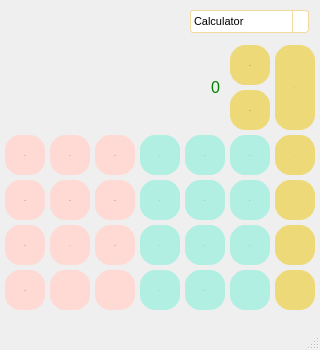
 <widget class="QMainWindow" name="MainWindow">
  <property name="geometry">
   <rect>
    <x>0</x>
    <y>0</y>
    <width>320</width>
    <height>350</height>
   </rect>
  </property>
  <property name="minimumSize">
   <size>
    <width>320</width>
    <height>350</height>
   </size>
  </property>
  <property name="maximumSize">
   <size>
    <width>320</width>
    <height>370</height>
   </size>
  </property>
  <property name="font">
   <font>
    <pointsize>8</pointsize>
    <bold>false</bold>
   </font>
  </property>
  <property name="cursor">
   <cursorShape>ArrowCursor</cursorShape>
  </property>
  <property name="windowTitle">
   <string>MainWindow</string>
  </property>
  <widget class="QWidget" name="centralwidget">
   <widget class="QPushButton" name="pushButton_dot">
    <property name="geometry">
     <rect>
      <x>230</x>
      <y>270</y>
      <width>40</width>
      <height>40</height>
     </rect>
    </property>
    <property name="font">
     <font>
      <family>Helvetica sans-serif</family>
      <pointsize>-1</pointsize>
      <italic>false</italic>
      <bold>true</bold>
      <stylestrategy>PreferDefault</stylestrategy>
     </font>
    </property>
    <property name="styleSheet">
     <string notr="true">QPushButton {
    background: #b0efe2;
    border: 1px solid #b0efe2;
    border-radius: 15px;
    font: 12px &quot;Helvetica&quot; sans-serif;
    font-weight: 700;
    color: #5b7e79;
}

QPushButton:hover {
    background: #c4eef1;
    border: 1px solid #c4eef1;
}

QPushButton:pressed {
    background: #a1cbc2;
    border: 1px solid #a1cbc2;
    color: #c4eef1;
}</string>
    </property>
    <property name="text">
     <string>.</string>
    </property>
   </widget>
   <widget class="QPushButton" name="pushButton_zero">
    <property name="geometry">
     <rect>
      <x>185</x>
      <y>270</y>
      <width>40</width>
      <height>40</height>
     </rect>
    </property>
    <property name="font">
     <font>
      <family>Helvetica sans-serif</family>
      <pointsize>-1</pointsize>
      <italic>false</italic>
      <bold>true</bold>
      <stylestrategy>PreferDefault</stylestrategy>
     </font>
    </property>
    <property name="styleSheet">
     <string notr="true">QPushButton {
    background: #b0efe2;
    border: 1px solid #b0efe2;
    border-radius: 15px;
    font: 12px &quot;Helvetica&quot; sans-serif;
    font-weight: 700;
    color: #5b7e79;
}

QPushButton:hover {
    background: #c4eef1;
    border: 1px solid #c4eef1;
}

QPushButton:pressed {
    background: #a1cbc2;
    border: 1px solid #a1cbc2;
    color: #c4eef1;
}</string>
    </property>
    <property name="text">
     <string>0</string>
    </property>
   </widget>
   <widget class="QPushButton" name="pushButton_two">
    <property name="geometry">
     <rect>
      <x>185</x>
      <y>225</y>
      <width>40</width>
      <height>40</height>
     </rect>
    </property>
    <property name="font">
     <font>
      <family>Helvetica sans-serif</family>
      <pointsize>-1</pointsize>
      <italic>false</italic>
      <bold>true</bold>
      <stylestrategy>PreferDefault</stylestrategy>
     </font>
    </property>
    <property name="styleSheet">
     <string notr="true">QPushButton {
    background: #b0efe2;
    border: 1px solid #b0efe2;
    border-radius: 15px;
    font: 12px &quot;Helvetica&quot; sans-serif;
    font-weight: 700;
    color: #5b7e79;
}

QPushButton:hover {
    background: #c4eef1;
    border: 1px solid #c4eef1;
}

QPushButton:pressed {
    background: #a1cbc2;
    border: 1px solid #a1cbc2;
    color: #c4eef1;
}</string>
    </property>
    <property name="text">
     <string>2</string>
    </property>
   </widget>
   <widget class="QPushButton" name="pushButton_one">
    <property name="geometry">
     <rect>
      <x>140</x>
      <y>225</y>
      <width>40</width>
      <height>40</height>
     </rect>
    </property>
    <property name="font">
     <font>
      <family>Helvetica sans-serif</family>
      <pointsize>-1</pointsize>
      <italic>false</italic>
      <bold>true</bold>
      <stylestrategy>PreferDefault</stylestrategy>
     </font>
    </property>
    <property name="styleSheet">
     <string notr="true">QPushButton {
    background: #b0efe2;
    border: 1px solid #b0efe2;
    border-radius: 15px;
    font: 12px &quot;Helvetica&quot; sans-serif;
    font-weight: 700;
    color: #5b7e79;
}

QPushButton:hover {
    background: #c4eef1;
    border: 1px solid #c4eef1;
}

QPushButton:pressed {
    background: #a1cbc2;
    border: 1px solid #a1cbc2;
    color: #c4eef1;
}</string>
    </property>
    <property name="text">
     <string>1</string>
    </property>
   </widget>
   <widget class="QPushButton" name="pushButton_five">
    <property name="geometry">
     <rect>
      <x>185</x>
      <y>180</y>
      <width>40</width>
      <height>40</height>
     </rect>
    </property>
    <property name="font">
     <font>
      <family>Helvetica sans-serif</family>
      <pointsize>-1</pointsize>
      <italic>false</italic>
      <bold>true</bold>
      <stylestrategy>PreferDefault</stylestrategy>
     </font>
    </property>
    <property name="styleSheet">
     <string notr="true">QPushButton {
    background: #b0efe2;
    border: 1px solid #b0efe2;
    border-radius: 15px;
    font: 12px &quot;Helvetica&quot; sans-serif;
    font-weight: 700;
    color: #5b7e79;
}

QPushButton:hover {
    background: #c4eef1;
    border: 1px solid #c4eef1;
}

QPushButton:pressed {
    background: #a1cbc2;
    border: 1px solid #a1cbc2;
    color: #c4eef1;
}</string>
    </property>
    <property name="text">
     <string>5</string>
    </property>
   </widget>
   <widget class="QPushButton" name="pushButton_four">
    <property name="geometry">
     <rect>
      <x>140</x>
      <y>180</y>
      <width>40</width>
      <height>40</height>
     </rect>
    </property>
    <property name="font">
     <font>
      <family>Helvetica sans-serif</family>
      <pointsize>-1</pointsize>
      <italic>false</italic>
      <bold>true</bold>
      <stylestrategy>PreferDefault</stylestrategy>
     </font>
    </property>
    <property name="styleSheet">
     <string notr="true">QPushButton {
    background: #b0efe2;
    border: 1px solid #b0efe2;
    border-radius: 15px;
    font: 12px &quot;Helvetica&quot; sans-serif;
    font-weight: 700;
    color: #5b7e79;
}

QPushButton:hover {
    background: #c4eef1;
    border: 1px solid #c4eef1;
}

QPushButton:pressed {
    background: #a1cbc2;
    border: 1px solid #a1cbc2;
    color: #c4eef1;
}</string>
    </property>
    <property name="text">
     <string>4</string>
    </property>
   </widget>
   <widget class="QPushButton" name="pushButton_plus">
    <property name="geometry">
     <rect>
      <x>275</x>
      <y>135</y>
      <width>40</width>
      <height>40</height>
     </rect>
    </property>
    <property name="font">
     <font>
      <family>Helvetica sans-serif</family>
      <pointsize>-1</pointsize>
      <italic>false</italic>
      <bold>true</bold>
      <stylestrategy>PreferDefault</stylestrategy>
     </font>
    </property>
    <property name="styleSheet">
     <string notr="true">QPushButton {
    background: #eed979;
    border: 1px solid #eed979;
    border-radius: 15px;
    font: 12px &quot;Helvetica&quot; sans-serif;
    font-weight: 700;
    color: #837436;
}

QPushButton:hover {
    background: #f1dba1;
    border: 1px solid #f1dba1;
}

QPushButton:pressed {
    background: #c1a05c;
    border: 1px solid #c1a05c;
    color: #f1dba1;
}</string>
    </property>
    <property name="text">
     <string>+</string>
    </property>
   </widget>
   <widget class="QPushButton" name="pushButton_six">
    <property name="geometry">
     <rect>
      <x>230</x>
      <y>180</y>
      <width>40</width>
      <height>40</height>
     </rect>
    </property>
    <property name="font">
     <font>
      <family>Helvetica sans-serif</family>
      <pointsize>-1</pointsize>
      <italic>false</italic>
      <bold>true</bold>
      <stylestrategy>PreferDefault</stylestrategy>
     </font>
    </property>
    <property name="styleSheet">
     <string notr="true">QPushButton {
    background: #b0efe2;
    border: 1px solid #b0efe2;
    border-radius: 15px;
    font: 12px &quot;Helvetica&quot; sans-serif;
    font-weight: 700;
    color: #5b7e79;
}

QPushButton:hover {
    background: #c4eef1;
    border: 1px solid #c4eef1;
}

QPushButton:pressed {
    background: #a1cbc2;
    border: 1px solid #a1cbc2;
    color: #c4eef1;
}</string>
    </property>
    <property name="text">
     <string>6</string>
    </property>
   </widget>
   <widget class="QPushButton" name="pushButton_minus">
    <property name="geometry">
     <rect>
      <x>275</x>
      <y>180</y>
      <width>40</width>
      <height>40</height>
     </rect>
    </property>
    <property name="font">
     <font>
      <family>Helvetica sans-serif</family>
      <pointsize>-1</pointsize>
      <italic>false</italic>
      <bold>true</bold>
      <stylestrategy>PreferDefault</stylestrategy>
     </font>
    </property>
    <property name="styleSheet">
     <string notr="true">QPushButton {
    background: #eed979;
    border: 1px solid #eed979;
    border-radius: 15px;
    font: 12px &quot;Helvetica&quot; sans-serif;
    font-weight: 700;
    color: #837436;
}

QPushButton:hover {
    background: #f1dba1;
    border: 1px solid #f1dba1;
}

QPushButton:pressed {
    background: #c1a05c;
    border: 1px solid #c1a05c;
    color: #f1dba1;
}</string>
    </property>
    <property name="text">
     <string>-</string>
    </property>
   </widget>
   <widget class="QPushButton" name="pushButton_three">
    <property name="geometry">
     <rect>
      <x>230</x>
      <y>225</y>
      <width>40</width>
      <height>40</height>
     </rect>
    </property>
    <property name="font">
     <font>
      <family>Helvetica sans-serif</family>
      <pointsize>-1</pointsize>
      <italic>false</italic>
      <bold>true</bold>
      <stylestrategy>PreferDefault</stylestrategy>
     </font>
    </property>
    <property name="styleSheet">
     <string notr="true">QPushButton {
    background: #b0efe2;
    border: 1px solid #b0efe2;
    border-radius: 15px;
    font: 12px &quot;Helvetica&quot; sans-serif;
    font-weight: 700;
    color: #5b7e79;
}

QPushButton:hover {
    background: #c4eef1;
    border: 1px solid #c4eef1;
}

QPushButton:pressed {
    background: #a1cbc2;
    border: 1px solid #a1cbc2;
    color: #c4eef1;
}</string>
    </property>
    <property name="text">
     <string>3</string>
    </property>
   </widget>
   <widget class="QPushButton" name="pushButton_equal">
    <property name="geometry">
     <rect>
      <x>275</x>
      <y>45</y>
      <width>40</width>
      <height>85</height>
     </rect>
    </property>
    <property name="font">
     <font>
      <family>Helvetica sans-serif</family>
      <pointsize>-1</pointsize>
      <italic>false</italic>
      <bold>true</bold>
      <stylestrategy>PreferDefault</stylestrategy>
     </font>
    </property>
    <property name="styleSheet">
     <string notr="true">QPushButton {
    background: #eed979;
    border: 1px solid #eed979;
    border-radius: 15px;
    font: 12px &quot;Helvetica&quot; sans-serif;
    font-weight: 700;
    color: #837436;
}

QPushButton:hover {
    background: #f1dba1;
    border: 1px solid #f1dba1;
}

QPushButton:pressed {
    background: #c1a05c;
    border: 1px solid #c1a05c;
    color: #f1dba1;
}</string>
    </property>
    <property name="text">
     <string>=</string>
    </property>
   </widget>
   <widget class="QPushButton" name="pushButton_eight">
    <property name="geometry">
     <rect>
      <x>185</x>
      <y>135</y>
      <width>40</width>
      <height>40</height>
     </rect>
    </property>
    <property name="font">
     <font>
      <family>Helvetica sans-serif</family>
      <pointsize>-1</pointsize>
      <italic>false</italic>
      <bold>true</bold>
      <stylestrategy>PreferDefault</stylestrategy>
     </font>
    </property>
    <property name="styleSheet">
     <string notr="true">QPushButton {
    background: #b0efe2;
    border: 1px solid #b0efe2;
    border-radius: 15px;
    font: 12px &quot;Helvetica&quot; sans-serif;
    font-weight: 700;
    color: #5b7e79;
}

QPushButton:hover {
    background: #c4eef1;
    border: 1px solid #c4eef1;
}

QPushButton:pressed {
    background: #a1cbc2;
    border: 1px solid #a1cbc2;
    color: #c4eef1;
}</string>
    </property>
    <property name="text">
     <string>8</string>
    </property>
   </widget>
   <widget class="QPushButton" name="pushButton_seven">
    <property name="geometry">
     <rect>
      <x>140</x>
      <y>135</y>
      <width>40</width>
      <height>40</height>
     </rect>
    </property>
    <property name="font">
     <font>
      <family>Helvetica sans-serif</family>
      <pointsize>-1</pointsize>
      <italic>false</italic>
      <bold>true</bold>
      <stylestrategy>PreferDefault</stylestrategy>
     </font>
    </property>
    <property name="styleSheet">
     <string notr="true">QPushButton {
    background: #b0efe2;
    border: 1px solid #b0efe2;
    border-radius: 15px;
    font: 12px &quot;Helvetica&quot; sans-serif;
    font-weight: 700;
    color: #5b7e79;
}

QPushButton:hover {
    background: #c4eef1;
    border: 1px solid #c4eef1;
}

QPushButton:pressed {
    background: #a1cbc2;
    border: 1px solid #a1cbc2;
    color: #c4eef1;
}</string>
    </property>
    <property name="text">
     <string>7</string>
    </property>
   </widget>
   <widget class="QPushButton" name="pushButton_nine">
    <property name="geometry">
     <rect>
      <x>230</x>
      <y>135</y>
      <width>40</width>
      <height>40</height>
     </rect>
    </property>
    <property name="font">
     <font>
      <family>Helvetica sans-serif</family>
      <pointsize>-1</pointsize>
      <italic>false</italic>
      <bold>true</bold>
      <stylestrategy>PreferDefault</stylestrategy>
     </font>
    </property>
    <property name="styleSheet">
     <string notr="true">QPushButton {
    background: #b0efe2;
    border: 1px solid #b0efe2;
    border-radius: 15px;
    font: 12px &quot;Helvetica&quot; sans-serif;
    font-weight: 700;
    color: #5b7e79;
}

QPushButton:hover {
    background: #c4eef1;
    border: 1px solid #c4eef1;
}

QPushButton:pressed {
    background: #a1cbc2;
    border: 1px solid #a1cbc2;
    color: #c4eef1;
}</string>
    </property>
    <property name="text">
     <string>9</string>
    </property>
   </widget>
   <widget class="QPushButton" name="pushButton_log">
    <property name="geometry">
     <rect>
      <x>95</x>
      <y>225</y>
      <width>40</width>
      <height>40</height>
     </rect>
    </property>
    <property name="font">
     <font>
      <family>Helvetica sans-serif</family>
      <pointsize>-1</pointsize>
      <italic>false</italic>
      <bold>true</bold>
      <stylestrategy>PreferDefault</stylestrategy>
     </font>
    </property>
    <property name="styleSheet">
     <string notr="true">QPushButton {
    background: #ffd9d3;
    border: 1px solid #ffd9d3;
    border-radius: 15px;
    font: 12px &quot;Helvetica&quot; sans-serif;
    font-weight: 700;
    color: #b6908e;
}

QPushButton:hover {
    background: #facdc2;
    border: 1px solid #facdc2;
}

QPushButton:pressed {
    background: #f5b6bc;
    border: 1px solid #f5b6bc;
    color: #facdc2;
}</string>
    </property>
    <property name="text">
     <string>log</string>
    </property>
   </widget>
   <widget class="QPushButton" name="pushButton_atan">
    <property name="geometry">
     <rect>
      <x>95</x>
      <y>180</y>
      <width>40</width>
      <height>40</height>
     </rect>
    </property>
    <property name="font">
     <font>
      <family>Helvetica sans-serif</family>
      <pointsize>-1</pointsize>
      <italic>false</italic>
      <bold>true</bold>
      <stylestrategy>PreferDefault</stylestrategy>
     </font>
    </property>
    <property name="styleSheet">
     <string notr="true">QPushButton {
    background: #ffd9d3;
    border: 1px solid #ffd9d3;
    border-radius: 15px;
    font: 12px &quot;Helvetica&quot; sans-serif;
    font-weight: 700;
    color: #b6908e;
}

QPushButton:hover {
    background: #facdc2;
    border: 1px solid #facdc2;
}

QPushButton:pressed {
    background: #f5b6bc;
    border: 1px solid #f5b6bc;
    color: #facdc2;
}</string>
    </property>
    <property name="text">
     <string>atan</string>
    </property>
   </widget>
   <widget class="QPushButton" name="pushButton_tan">
    <property name="geometry">
     <rect>
      <x>95</x>
      <y>135</y>
      <width>40</width>
      <height>40</height>
     </rect>
    </property>
    <property name="font">
     <font>
      <family>Helvetica sans-serif</family>
      <pointsize>-1</pointsize>
      <italic>false</italic>
      <bold>true</bold>
      <stylestrategy>PreferDefault</stylestrategy>
     </font>
    </property>
    <property name="styleSheet">
     <string notr="true">QPushButton {
    background: #ffd9d3;
    border: 1px solid #ffd9d3;
    border-radius: 15px;
    font: 12px &quot;Helvetica&quot; sans-serif;
    font-weight: 700;
    color: #b6908e;
}

QPushButton:hover {
    background: #facdc2;
    border: 1px solid #facdc2;
}

QPushButton:pressed {
    background: #f5b6bc;
    border: 1px solid #f5b6bc;
    color: #facdc2;
}</string>
    </property>
    <property name="text">
     <string>tan</string>
    </property>
   </widget>
   <widget class="QPushButton" name="pushButton_all_clear">
    <property name="geometry">
     <rect>
      <x>230</x>
      <y>90</y>
      <width>40</width>
      <height>40</height>
     </rect>
    </property>
    <property name="font">
     <font>
      <family>Helvetica sans-serif</family>
      <pointsize>-1</pointsize>
      <italic>false</italic>
      <bold>true</bold>
      <stylestrategy>PreferDefault</stylestrategy>
     </font>
    </property>
    <property name="styleSheet">
     <string notr="true">QPushButton {
    background: #eed979;
    border: 1px solid #eed979;
    border-radius: 15px;
    font: 12px &quot;Helvetica&quot; sans-serif;
    font-weight: 700;
    color: #837436;
}

QPushButton:hover {
    background: #f1dba1;
    border: 1px solid #f1dba1;
}

QPushButton:pressed {
    background: #c1a05c;
    border: 1px solid #c1a05c;
    color: #f1dba1;
}</string>
    </property>
    <property name="text">
     <string>AC</string>
    </property>
   </widget>
   <widget class="QPushButton" name="pushButton_mult">
    <property name="geometry">
     <rect>
      <x>275</x>
      <y>225</y>
      <width>40</width>
      <height>40</height>
     </rect>
    </property>
    <property name="font">
     <font>
      <family>Helvetica sans-serif</family>
      <pointsize>-1</pointsize>
      <italic>false</italic>
      <bold>true</bold>
      <stylestrategy>PreferDefault</stylestrategy>
     </font>
    </property>
    <property name="styleSheet">
     <string notr="true">QPushButton {
    background: #eed979;
    border: 1px solid #eed979;
    border-radius: 15px;
    font: 12px &quot;Helvetica&quot; sans-serif;
    font-weight: 700;
    color: #837436;
}

QPushButton:hover {
    background: #f1dba1;
    border: 1px solid #f1dba1;
}

QPushButton:pressed {
    background: #c1a05c;
    border: 1px solid #c1a05c;
    color: #f1dba1;
}</string>
    </property>
    <property name="text">
     <string>×</string>
    </property>
   </widget>
   <widget class="QPushButton" name="pushButton_div">
    <property name="geometry">
     <rect>
      <x>275</x>
      <y>270</y>
      <width>40</width>
      <height>40</height>
     </rect>
    </property>
    <property name="font">
     <font>
      <family>Helvetica sans-serif</family>
      <pointsize>-1</pointsize>
      <italic>false</italic>
      <bold>true</bold>
      <stylestrategy>PreferDefault</stylestrategy>
     </font>
    </property>
    <property name="styleSheet">
     <string notr="true">QPushButton {
    background: #eed979;
    border: 1px solid #eed979;
    border-radius: 15px;
    font: 12px &quot;Helvetica&quot; sans-serif;
    font-weight: 700;
    color: #837436;
}

QPushButton:hover {
    background: #f1dba1;
    border: 1px solid #f1dba1;
}

QPushButton:pressed {
    background: #c1a05c;
    border: 1px solid #c1a05c;
    color: #f1dba1;
}</string>
    </property>
    <property name="text">
     <string>÷</string>
    </property>
   </widget>
   <widget class="QPushButton" name="pushButton_power">
    <property name="geometry">
     <rect>
      <x>140</x>
      <y>270</y>
      <width>40</width>
      <height>40</height>
     </rect>
    </property>
    <property name="font">
     <font>
      <family>Helvetica sans-serif</family>
      <pointsize>-1</pointsize>
      <italic>false</italic>
      <bold>true</bold>
      <stylestrategy>PreferDefault</stylestrategy>
     </font>
    </property>
    <property name="styleSheet">
     <string notr="true">QPushButton {
    background: #b0efe2;
    border: 1px solid #b0efe2;
    border-radius: 15px;
    font: 12px &quot;Helvetica&quot; sans-serif;
    font-weight: 700;
    color: #5b7e79;
}

QPushButton:hover {
    background: #c4eef1;
    border: 1px solid #c4eef1;
}

QPushButton:pressed {
    background: #a1cbc2;
    border: 1px solid #a1cbc2;
    color: #c4eef1;
}</string>
    </property>
    <property name="text">
     <string>^</string>
    </property>
   </widget>
   <widget class="QPushButton" name="pushButton_mod">
    <property name="geometry">
     <rect>
      <x>5</x>
      <y>270</y>
      <width>40</width>
      <height>40</height>
     </rect>
    </property>
    <property name="font">
     <font>
      <family>Helvetica sans-serif</family>
      <pointsize>-1</pointsize>
      <italic>false</italic>
      <bold>true</bold>
      <stylestrategy>PreferDefault</stylestrategy>
     </font>
    </property>
    <property name="styleSheet">
     <string notr="true">QPushButton {
    background: #ffd9d3;
    border: 1px solid #ffd9d3;
    border-radius: 15px;
    font: 12px &quot;Helvetica&quot; sans-serif;
    font-weight: 700;
    color: #b6908e;
}

QPushButton:hover {
    background: #facdc2;
    border: 1px solid #facdc2;
}

QPushButton:pressed {
    background: #f5b6bc;
    border: 1px solid #f5b6bc;
    color: #facdc2;
}</string>
    </property>
    <property name="text">
     <string>mod</string>
    </property>
   </widget>
   <widget class="QPushButton" name="pushButton_close_brace">
    <property name="geometry">
     <rect>
      <x>95</x>
      <y>270</y>
      <width>40</width>
      <height>40</height>
     </rect>
    </property>
    <property name="font">
     <font>
      <family>Helvetica sans-serif</family>
      <pointsize>-1</pointsize>
      <italic>false</italic>
      <bold>true</bold>
      <stylestrategy>PreferDefault</stylestrategy>
     </font>
    </property>
    <property name="styleSheet">
     <string notr="true">QPushButton {
    background: #ffd9d3;
    border: 1px solid #ffd9d3;
    border-radius: 15px;
    font: 12px &quot;Helvetica&quot; sans-serif;
    font-weight: 700;
    color: #b6908e;
}

QPushButton:hover {
    background: #facdc2;
    border: 1px solid #facdc2;
}

QPushButton:pressed {
    background: #f5b6bc;
    border: 1px solid #f5b6bc;
    color: #facdc2;
}</string>
    </property>
    <property name="text">
     <string>)</string>
    </property>
   </widget>
   <widget class="QPushButton" name="pushButton_open_brace">
    <property name="geometry">
     <rect>
      <x>50</x>
      <y>270</y>
      <width>40</width>
      <height>40</height>
     </rect>
    </property>
    <property name="font">
     <font>
      <family>Helvetica sans-serif</family>
      <pointsize>-1</pointsize>
      <italic>false</italic>
      <bold>true</bold>
      <stylestrategy>PreferDefault</stylestrategy>
     </font>
    </property>
    <property name="styleSheet">
     <string notr="true">QPushButton {
    background: #ffd9d3;
    border: 1px solid #ffd9d3;
    border-radius: 15px;
    font: 12px &quot;Helvetica&quot; sans-serif;
    font-weight: 700;
    color: #b6908e;
}

QPushButton:hover {
    background: #facdc2;
    border: 1px solid #facdc2;
}

QPushButton:pressed {
    background: #f5b6bc;
    border: 1px solid #f5b6bc;
    color: #facdc2;
}</string>
    </property>
    <property name="text">
     <string>(</string>
    </property>
   </widget>
   <widget class="QPushButton" name="pushButton_acos">
    <property name="geometry">
     <rect>
      <x>5</x>
      <y>180</y>
      <width>40</width>
      <height>40</height>
     </rect>
    </property>
    <property name="font">
     <font>
      <family>Helvetica sans-serif</family>
      <pointsize>-1</pointsize>
      <italic>false</italic>
      <bold>true</bold>
      <stylestrategy>PreferDefault</stylestrategy>
     </font>
    </property>
    <property name="styleSheet">
     <string notr="true">QPushButton {
    background: #ffd9d3;
    border: 1px solid #ffd9d3;
    border-radius: 15px;
    font: 12px &quot;Helvetica&quot; sans-serif;
    font-weight: 700;
    color: #b6908e;
}

QPushButton:hover {
    background: #facdc2;
    border: 1px solid #facdc2;
}

QPushButton:pressed {
    background: #f5b6bc;
    border: 1px solid #f5b6bc;
    color: #facdc2;
}</string>
    </property>
    <property name="text">
     <string>acos</string>
    </property>
   </widget>
   <widget class="QPushButton" name="pushButton_cos">
    <property name="geometry">
     <rect>
      <x>5</x>
      <y>135</y>
      <width>40</width>
      <height>40</height>
     </rect>
    </property>
    <property name="font">
     <font>
      <family>Helvetica sans-serif</family>
      <pointsize>-1</pointsize>
      <italic>false</italic>
      <bold>true</bold>
      <stylestrategy>PreferDefault</stylestrategy>
     </font>
    </property>
    <property name="styleSheet">
     <string notr="true">QPushButton {
    background: #ffd9d3;
    border: 1px solid #ffd9d3;
    border-radius: 15px;
    font: 12px &quot;Helvetica&quot; sans-serif;
    font-weight: 700;
    color: #b6908e;
}

QPushButton:hover {
    background: #facdc2;
    border: 1px solid #facdc2;
}

QPushButton:pressed {
    background: #f5b6bc;
    border: 1px solid #f5b6bc;
    color: #facdc2;
}</string>
    </property>
    <property name="text">
     <string>cos</string>
    </property>
   </widget>
   <widget class="QPushButton" name="pushButton_sqrt">
    <property name="geometry">
     <rect>
      <x>5</x>
      <y>225</y>
      <width>40</width>
      <height>40</height>
     </rect>
    </property>
    <property name="font">
     <font>
      <family>Helvetica sans-serif</family>
      <pointsize>-1</pointsize>
      <italic>false</italic>
      <bold>true</bold>
      <stylestrategy>PreferDefault</stylestrategy>
     </font>
    </property>
    <property name="styleSheet">
     <string notr="true">QPushButton {
    background: #ffd9d3;
    border: 1px solid #ffd9d3;
    border-radius: 15px;
    font: 12px &quot;Helvetica&quot; sans-serif;
    font-weight: 700;
    color: #b6908e;
}

QPushButton:hover {
    background: #facdc2;
    border: 1px solid #facdc2;
}

QPushButton:pressed {
    background: #f5b6bc;
    border: 1px solid #f5b6bc;
    color: #facdc2;
}</string>
    </property>
    <property name="text">
     <string>sqrt</string>
    </property>
   </widget>
   <widget class="QPushButton" name="pushButton_asin">
    <property name="geometry">
     <rect>
      <x>50</x>
      <y>180</y>
      <width>40</width>
      <height>40</height>
     </rect>
    </property>
    <property name="font">
     <font>
      <family>Helvetica sans-serif</family>
      <pointsize>-1</pointsize>
      <italic>false</italic>
      <bold>true</bold>
      <stylestrategy>PreferDefault</stylestrategy>
     </font>
    </property>
    <property name="styleSheet">
     <string notr="true">QPushButton {
    background: #ffd9d3;
    border: 1px solid #ffd9d3;
    border-radius: 15px;
    font: 12px &quot;Helvetica&quot; sans-serif;
    font-weight: 700;
    color: #b6908e;
}

QPushButton:hover {
    background: #facdc2;
    border: 1px solid #facdc2;
}

QPushButton:pressed {
    background: #f5b6bc;
    border: 1px solid #f5b6bc;
    color: #facdc2;
}</string>
    </property>
    <property name="text">
     <string>asin</string>
    </property>
   </widget>
   <widget class="QPushButton" name="pushButton_sin">
    <property name="geometry">
     <rect>
      <x>50</x>
      <y>135</y>
      <width>40</width>
      <height>40</height>
     </rect>
    </property>
    <property name="font">
     <font>
      <family>Helvetica sans-serif</family>
      <pointsize>-1</pointsize>
      <italic>false</italic>
      <bold>true</bold>
      <stylestrategy>PreferDefault</stylestrategy>
     </font>
    </property>
    <property name="styleSheet">
     <string notr="true">QPushButton {
    background: #ffd9d3;
    border: 1px solid #ffd9d3;
    border-radius: 15px;
    font: 12px &quot;Helvetica&quot; sans-serif;
    font-weight: 700;
    color: #b6908e;
}

QPushButton:hover {
    background: #facdc2;
    border: 1px solid #facdc2;
}

QPushButton:pressed {
    background: #f5b6bc;
    border: 1px solid #f5b6bc;
    color: #facdc2;
}</string>
    </property>
    <property name="text">
     <string>sin</string>
    </property>
   </widget>
   <widget class="QPushButton" name="pushButton_ln">
    <property name="geometry">
     <rect>
      <x>50</x>
      <y>225</y>
      <width>40</width>
      <height>40</height>
     </rect>
    </property>
    <property name="font">
     <font>
      <family>Helvetica sans-serif</family>
      <pointsize>-1</pointsize>
      <italic>false</italic>
      <bold>true</bold>
      <stylestrategy>PreferDefault</stylestrategy>
     </font>
    </property>
    <property name="styleSheet">
     <string notr="true">QPushButton {
    background: #ffd9d3;
    border: 1px solid #ffd9d3;
    border-radius: 15px;
    font: 12px &quot;Helvetica&quot; sans-serif;
    font-weight: 700;
    color: #b6908e;
}

QPushButton:hover {
    background: #facdc2;
    border: 1px solid #facdc2;
}

QPushButton:pressed {
    background: #f5b6bc;
    border: 1px solid #f5b6bc;
    color: #facdc2;
}</string>
    </property>
    <property name="text">
     <string>ln</string>
    </property>
   </widget>
   <widget class="QPushButton" name="pushButton_clear_entry">
    <property name="geometry">
     <rect>
      <x>230</x>
      <y>45</y>
      <width>40</width>
      <height>40</height>
     </rect>
    </property>
    <property name="font">
     <font>
      <family>Helvetica sans-serif</family>
      <pointsize>-1</pointsize>
      <italic>false</italic>
      <bold>true</bold>
      <stylestrategy>PreferDefault</stylestrategy>
     </font>
    </property>
    <property name="styleSheet">
     <string notr="true">QPushButton {
    background: #eed979;
    border: 1px solid #eed979;
    border-radius: 15px;
    font: 12px &quot;Helvetica&quot; sans-serif;
    font-weight: 700;
    color: #837436;
}

QPushButton:hover {
    background: #f1dba1;
    border: 1px solid #f1dba1;
}

QPushButton:pressed {
    background: #c1a05c;
    border: 1px solid #c1a05c;
    color: #f1dba1;
}</string>
    </property>
    <property name="text">
     <string>CE</string>
    </property>
   </widget>
   <widget class="QLabel" name="result">
    <property name="geometry">
     <rect>
      <x>5</x>
      <y>45</y>
      <width>215</width>
      <height>85</height>
     </rect>
    </property>
    <property name="font">
     <font>
      <pointsize>12</pointsize>
      <italic>false</italic>
      <bold>false</bold>
      <stylestrategy>PreferDefault</stylestrategy>
     </font>
    </property>
    <property name="styleSheet">
     <string notr="true">QLabel {
	color: #008000;
}</string>
    </property>
    <property name="frameShadow">
     <enum>QFrame::Plain</enum>
    </property>
    <property name="midLineWidth">
     <number>0</number>
    </property>
    <property name="text">
     <string>&lt;html&gt;&lt;head/&gt;&lt;body&gt;&lt;p align=&quot;right&quot;&gt;&lt;span style=&quot; color:#008000;&quot;&gt;0&lt;/span&gt;&lt;/p&gt;&lt;/body&gt;&lt;/html&gt;</string>
    </property>
    <property name="alignment">
     <set>Qt::AlignRight|Qt::AlignTrailing|Qt::AlignVCenter</set>
    </property>
   </widget>
   <widget class="QComboBox" name="comboBox">
    <property name="geometry">
     <rect>
      <x>190</x>
      <y>10</y>
      <width>119</width>
      <height>23</height>
     </rect>
    </property>
    <property name="cursor">
     <cursorShape>ArrowCursor</cursorShape>
    </property>
    <property name="styleSheet">
     <string notr="true">QComboBox {
    border: 1px solid #f1dba1;
    border-radius: 3px;
    padding: 1px 18px 1px 3px;
    min-width: 6em;
	color: black;
	font-family: &quot;Helvetica&quot;;
}

QComboBox:view {
    height: 50px;
}

QComboBox:editable {
    background: white;
}

QComboBox:!editable, QComboBox::drop-down:editable {
     background: qlineargradient(x1: 0, y1: 0, x2: 0, y2: 1,
                                 stop: 0 #E1E1E1, stop: 0.4 #DDDDDD,
                                 stop: 0.5 #D8D8D8, stop: 1.0 #D3D3D3);
}

/* QComboBox gets the &quot;on&quot; state when the popup is open */
QComboBox:!editable:on, QComboBox::drop-down:editable:on {
    background: qlineargradient(x1: 0, y1: 0, x2: 0, y2: 1,
                                stop: 0 #D3D3D3, stop: 0.4 #D8D8D8,
                                stop: 0.5 #DDDDDD, stop: 1.0 #E1E1E1);
}

QComboBox:on { /* shift the text when the popup opens */
    padding-top: 3px;
    padding-left: 4px;
}

QComboBox::drop-down {
    subcontrol-origin: padding;
    subcontrol-position: top right;
    width: 15px;

    border-left-width: 1px;
    border-left-color: #f1dba1;
    border-left-style: solid; /* just a single line */
    border-top-right-radius: 3px; /* same radius as the QComboBox */
    border-bottom-right-radius: 3px;
}

QComboBox::down-arrow {
	image: url(:/down-arrow.png);
	width: 10px;
}

QComboBox::down-arrow:on { /* shift the arrow when popup is open */
    top: 1px;
    left: 1px;
}</string>
    </property>
    <item>
     <property name="text">
      <string>Calculator</string>
     </property>
    </item>
    <item>
     <property name="text">
      <string>Graphics</string>
     </property>
    </item>
    <item>
     <property name="text">
      <string>Credit Calc</string>
     </property>
    </item>
    <item>
     <property name="text">
      <string>Debit Calc</string>
     </property>
    </item>
   </widget>
   <widget class="QLabel" name="expression">
    <property name="geometry">
     <rect>
      <x>5</x>
      <y>55</y>
      <width>205</width>
      <height>13</height>
     </rect>
    </property>
    <property name="font">
     <font>
      <pointsize>8</pointsize>
      <bold>false</bold>
      <stylestrategy>PreferDefault</stylestrategy>
     </font>
    </property>
    <property name="layoutDirection">
     <enum>Qt::LeftToRight</enum>
    </property>
    <property name="styleSheet">
     <string notr="true">QLabel {
	color: #008000;
	border: none;
}</string>
    </property>
    <property name="text">
     <string>&lt;html&gt;&lt;head/&gt;&lt;body&gt;&lt;p align=&quot;right&quot;&gt;&lt;br/&gt;&lt;/p&gt;&lt;/body&gt;&lt;/html&gt;</string>
    </property>
    <property name="textFormat">
     <enum>Qt::AutoText</enum>
    </property>
    <property name="alignment">
     <set>Qt::AlignRight|Qt::AlignTrailing|Qt::AlignVCenter</set>
    </property>
   </widget>
  </widget>
  <widget class="QMenuBar" name="menubar">
   <property name="geometry">
    <rect>
     <x>0</x>
     <y>0</y>
     <width>320</width>
     <height>24</height>
    </rect>
   </property>
  </widget>
  <widget class="QStatusBar" name="statusbar"/>
 </widget>
